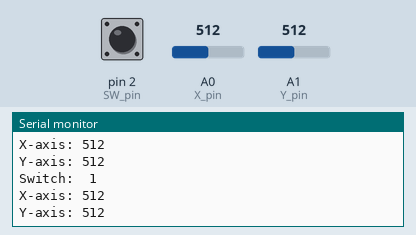
The program below on a simulated Arduino Mega 2560, built with avr-gcc and run on an emulated ATmega2560. Parts: the last lines printed to the serial monitor. Inputs (shaded band) come from the test bench; at power-on: A0 (X_pin) = 512, A1 (Y_pin) = 512, pin 2 (SW_pin) HIGH.

Above: at 3.3 s.
3.4 s: A0 (X_pin) set to 716
At 5.2 s:
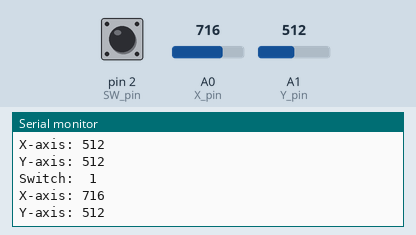
5.5 s: A1 (Y_pin) set to 716
At 6.4 s:
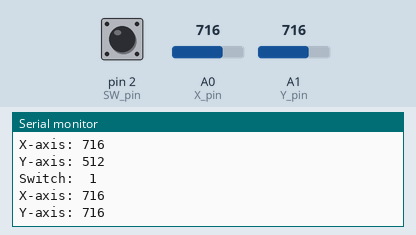
7.6 s: A0 (X_pin) set to 0
At 9.7 s:
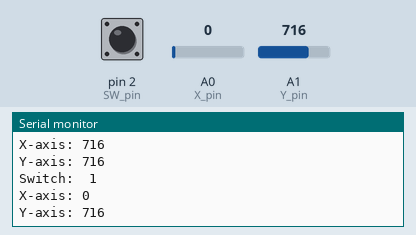
12.8 s: pin 2 (SW_pin) pulled LOW for 1.9 s
16.2 s: A1 (Y_pin) set to 900
At 18.1 s:
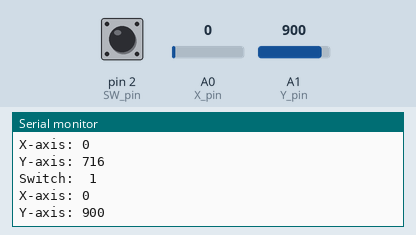
Timing chart, 0 to 19.3 s (numbered marks = the images above; inputs shaded):
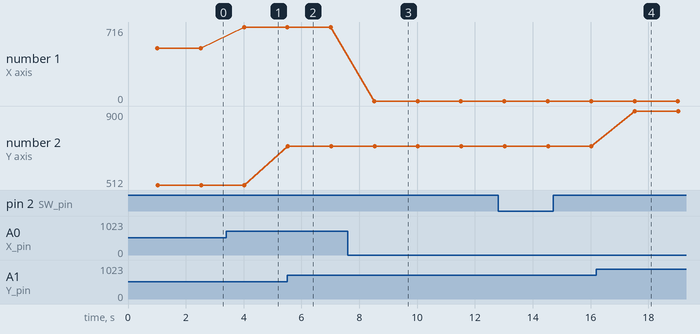

Measured:
- after the input at 3.4 s, the serial monitor: prints a new line after 0.61 s (image 1)
- after the input at 5.5 s, the serial monitor: prints a new line at once (image 2)
- after the input at 7.6 s, the serial monitor: prints a new line after 0.92 s (image 3)
- after the input at 16.2 s, the serial monitor: prints a new line after 1.3 s (image 4)
- plotted number 1: 512 → 716 after the input at 3.4 s, 716 → 0 after the input at 7.6 s
- plotted number 2: 716 → 900 after the input at 16.2 s

The program:

main.cpp
```cpp
#include <Arduino.h>

// Arduino pin numbers
const int SW_pin = 2; // digital pin connected to switch output
const int X_pin = 0; // analog pin connected to X output
const int Y_pin = 1; // analog pin connected to Y output

const int latency = 1000;

// put function declarations here:
int myFunction(int, int);

void setup() {
  pinMode(SW_pin, INPUT);
  digitalWrite(SW_pin, HIGH);
  Serial.begin(9600);
}

void loop() {
  delay(latency);
  Serial.print("Switch:  ");
  Serial.print(digitalRead(SW_pin));
  Serial.print("\n");
  Serial.print("X-axis: ");
  Serial.print(analogRead(X_pin));
  Serial.print("\n");
  Serial.print("Y-axis: ");
  Serial.println(analogRead(Y_pin));
  Serial.print("\n\n");
  delay(500);
}

// put function definitions here:
int myFunction(int x, int y) {
  return x + y;
}
```
